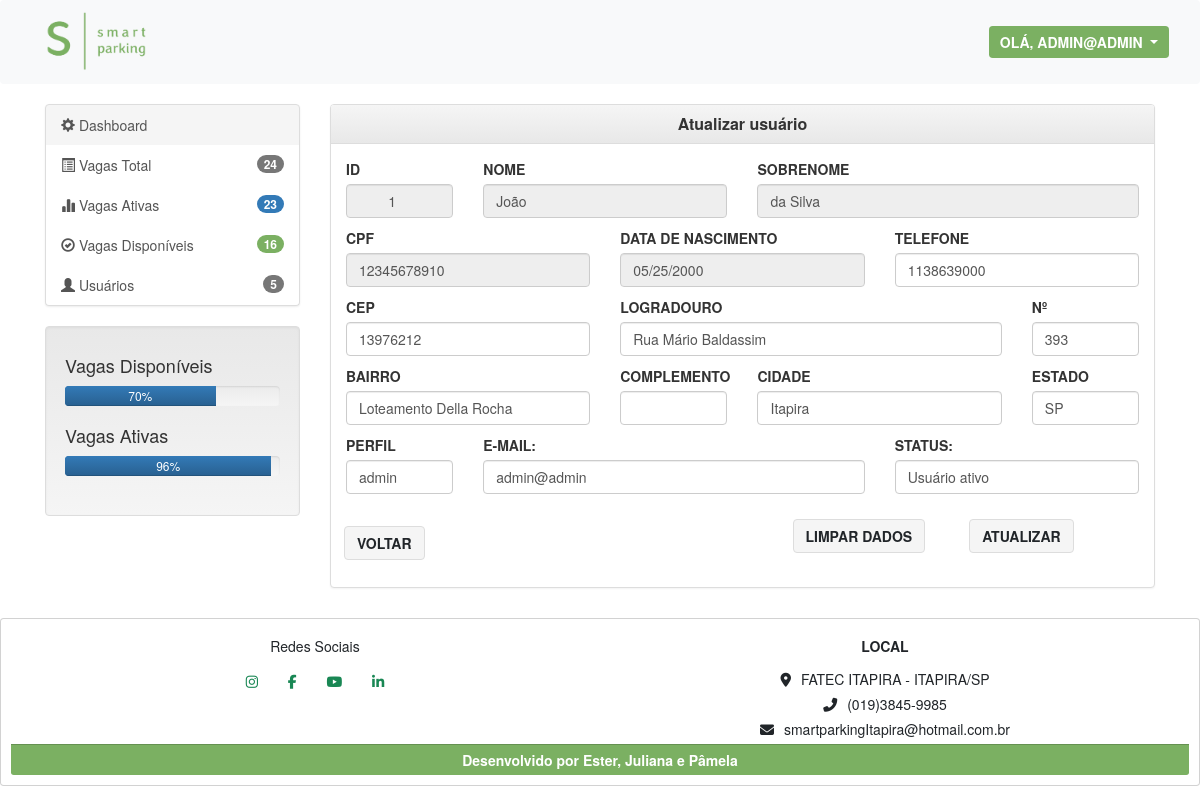
The page /usuario-atualizar.php?perfil_id=1 (signed in) on the database its author committed.
### tables this page shows
CREATE TABLE `perfil` (
  `perfil_id` int(11) NOT NULL,
  `perfil_nome` varchar(40) NOT NULL,
  `perfil_sobrenome` varchar(40) NOT NULL,
  `perfil_cpf` varchar(11) NOT NULL,
  `perfil_data` date NOT NULL,
  `perfil_telefone` varchar(15) NOT NULL,
  `perfil_cep` varchar(9) NOT NULL,
  `perfil_logradouro` varchar(60) NOT NULL,
  `perfil_numero` int(11) NOT NULL,
  `perfil_bairro` varchar(30) NOT NULL,
  `perfil_complemento` varchar(15) NOT NULL,
  `perfil_municipio` varchar(30) NOT NULL,
  `perfil_estado` varchar(30) NOT NULL
);

### include/f_vaga-check.php (called while the page is built)
<?php
$conexao = new PDO('mysql:host=127.0.0.1;dbname=parking', 'root', '');
$countVagasQuery = "SELECT COUNT(*) AS total_vagas FROM vagas WHERE vaga_status = '0'";
$totalVagas = $conexao->query($countVagasQuery)->fetchColumn();
$countVagasTodosQuery = "SELECT COUNT(vaga_status) AS total_vagas FROM vagas";
$vagas = $conexao->query($countVagasTodosQuery)->fetchColumn();
$countCarrosQuery = "SELECT COUNT(*) AS total_carros FROM movimentacoes WHERE mov_status = '1'";
$totalCarros = $conexao->query($countCarrosQuery)->fetchColumn();
$vagasDisponiveis = $totalVagas - $totalCarros;
$percentVagasTotal = number_format((($totalVagas/$vagas)*100),0);
$percentVagasAtivas = number_format((($vagasDisponiveis/$totalVagas)*100),0);
$countUsuariosTodosQuery = "SELECT COUNT(login_id) AS total_usuario FROM logins WHERE login_status = '0'";
$totalUsuarios = $conexao->query($countUsuariosTodosQuery)->fetchColumn();

### include/classes.php (called while the page is built, shortened)
<?php
class Perfil{
    public $perfil_id;
    public function __construct($perfil_id = false)
	{
		if ($perfil_id){
            $this->perfil_id = $perfil_id;
            $this->perfil_carregar();
        }
    }
    public function perfil_carregar()
    {
        $sql = "SELECT perfil.*, logins.login_email, logins.login_status, logins.login_perfil
                FROM perfil
                JOIN logins ON perfil.perfil_id = logins.login_id
                WHERE perfil.perfil_id = :perfil_id";
        $conexao = new PDO('mysql:host=127.0.0.1;dbname=parking', 'root', '');
        $consulta = $conexao->prepare($sql);
        $consulta->bindParam(':perfil_id', $this->perfil_id);
        $consulta->execute();
        $linha = $consulta->fetch(PDO::FETCH_ASSOC);
        $this->perfil_id = $linha['perfil_id'];
        $this->perfil_nome = $linha['perfil_nome'];
        $this->perfil_sobrenome = $linha['perfil_sobrenome'];
        $this->perfil_cpf = $linha['perfil_cpf'];
        $this->perfil_data = $linha['perfil_data'];
        $this->perfil_telefone = $linha['perfil_telefone'];
        $this->perfil_cep = $linha['perfil_cep'];
        $this->perfil_logradouro = $linha['perfil_logradouro'];
        $this->perfil_numero = $linha['perfil_numero'];
        $this->perfil_complemento = $linha['perfil_complemento'];
        $this->perfil_bairro = $linha['perfil_bairro'];
        $this->perfil_municipio = $linha['perfil_municipio'];
        $this->perfil_estado = $linha['perfil_estado'];
        $this->login_email = $linha['login_email'];
        $this->login_status = $linha['login_status'];
        $this->login_perfil = $linha['login_perfil'];
    }
}

### usuario-atualizar.php (the view, shortened to what this page needs)
<?php
require_once "include/classes.php";
$perfil_id = $_GET['perfil_id'];
$perfil = new Perfil($perfil_id);
require_once "include/f_vaga-check.php";
?>
<!DOCTYPE html>
<html lang="PT-BR">
<head>
    <link href="include/vagas-dash.css" rel="stylesheet">
    <link href="https://cdn.jsdelivr.net/npm/bootstrap@5.3.0-alpha3/dist/css/bootstrap.min.css" rel="stylesheet">
    <link rel="stylesheet" href="https://cdn.jsdelivr.net/npm/bootstrap@5.3.0-alpha3/dist/css/bootstrap.min.css">
    <link rel="stylesheet" href="https://unpkg.com/bootstrap-table@1.21.2/dist/bootstrap-table.min.css">
    <link rel="stylesheet" href="https://cdn.jsdelivr.net/npm/bootstrap@3.3.7/dist/css/bootstrap.min.css">
    <link rel="stylesheet" href="https://cdn.jsdelivr.net/npm/bootstrap@3.3.7/dist/css/bootstrap-theme.min.css">
</head>
</body>
        <?php
        require_once('include/header2.php');
        ?>
                <section id="main">
                    <div class="container">
                        <div class="row">
                            <div class="col-md-3">
                                <div class="list-group">
                                    <a href="home.php" class="list-group-item" style="background-color: #f5f5f5; border-color: #ddd;" ><span class="glyphicon glyphicon-cog" aria-hidden="true" ></span> Dashboard</a>
                                    <a href="home.php" class="list-group-item"><span class="glyphicon glyphicon-list-alt" aria-hidden="true"></span> Vagas Total <span class="badge"><?php echo $vagas ?> </span></a>
                                    <a href="home.php" class="list-group-item"><span class="glyphicon glyphicon-stats" aria-hidden="true"></span> Vagas Ativas <span class="badge" style="background: #337ab7;"><?php echo $totalVagas ?> </span></a>
                                    <a href="home.php" class="list-group-item"><span class="glyphicon glyphicon-ok-circle" aria-hidden="true"></span> Vagas Disponíveis <span class="badge" style="background: #7BB062;"><?php echo $vagasDisponiveis ?></span></a>
                                    <a href="home.php" class="list-group-item"><span class="glyphicon glyphicon-user" aria-hidden="true"></span> Usuários <span class="badge" ><?php echo $totalUsuarios ?></span></a>
                                </div>
                                <div class="well" style="background-color: #f5f5f5; border-color: #ddd;">
                                    <h4>Vagas Disponíveis</h4>
                                    <div class="progress">
                                        <div class="progress-bar" role="progressbar" aria-valuenow="<?php echo $percentVagasAtivas ?>%" aria-valuemin="0" aria-valuemax="100" style="width: <?php echo $percentVagasAtivas ?>%;"> <?php echo $percentVagasAtivas ?>%
                                        </div>
                                    </div>
                                    <h4>Vagas Ativas</h4>
                                    <div class="progress">
                                        <div class="progress-bar" role="progressbar" aria-valuenow="<?php echo $percentVagasTotal ?>%" aria-valuemin="0" aria-valuemax="100" style="width: <?php echo $percentVagasTotal ?>%;"> <?php echo $percentVagasTotal ?>%
                                        </div>
                                    </div>
                                </div>
                            </div>
                            <div class="col-md-9">
                                <div class="panel panel-default">
                                    <div class="panel-heading" style="background-color: #f5f5f5; border-color: #ddd;">
                                        <h4 class="panel-title text-center"><b>Atualizar usuário</b></h4>
                                    </div>
                                    <div class="panel-body">
                                        <form class="" method="POST" action="include/f_perfil-atualiza.php">
                                            <div class="row">
                                                <div class="col-md-2 mb-3">
                                                    <label for="perfil_id" class="form-label text-uppercase fw-bold">ID</label>
                                                    <input type="number" class="form-control text-center" id="perfil_id" name="perfil_id" value="<?= $perfil->perfil_id?>" readonly>
                                                </div>
                                                <div class="col-md-4 mb-3">
                                                    <label for="perfil_nome" class="form-label text-uppercase fw-bold">Nome</label>
                                                    <input type="text" class="form-control" id="perfil_nome" name="perfil_nome" value="<?= $perfil->perfil_nome ?>" readonly>
                                                </div>
                                                <div class="col-md-6 mb-3">
                                                    <label for="perfil_sobrenome" class="form-label text-uppercase fw-bold">Sobrenome</label>
                                                    <input type="text" class="form-control" id="perfil_sobrenome" name="perfil_sobrenome" value="<?= $perfil->perfil_sobrenome ?>" readonly>
                                                </div>
                                            </div>
                                            <div class="row">
                                                <div class="col-md-4 mb-3">
                                                    <label for="perfil_cpf" class="form-label text-uppercase fw-bold">CPF</label>
                                                    <input type="number" class="form-control" id="perfil_cpf" name="perfil_cpf" value="<?= $perfil->perfil_cpf ?>" readonly>
                                                </div>
                                                <div class="col-md-4 mb-3">
                                                    <label for="perfil_data" class="form-label text-uppercase fw-bold">Data de Nascimento</label>
                                                    <input type="date" class="form-control" id="perfil_data" name="perfil_data" value="<?= $perfil->perfil_data ?>" readonly>
                                                </div>
                                                <div class="col-md-4 mb-3">
                                                    <label for="perfil_data" class="form-label text-uppercase fw-bold">Telefone</label>
                                                    <input type="tel" class="form-control" id="perfil_telefone" name="perfil_telefone" onkeyup="handlePhone(event)" value="<?=$perfil->perfil_telefone ?>" >
                                                </div>
                                            </div>
                                            <div class="row">
                                                <div class="col-md-4 mb-3">
                                                    <label for="perfil_cep" class="form-label text-uppercase fw-bold">CEP</label>
                                                    <input type="text" class="form-control" id="perfil_cep" name="perfil_cep" value="<?= $perfil->perfil_cep ?>" required onblur="pesquisacep(this.value)">
                                                </div>
                                                <div class="col-md-6 mb-3">
                                                    <label for="perfil_logradouro" class="form-label text-uppercase fw-bold">Logradouro</label>
                                                    <input type="text" class="form-control" id="perfil_logradouro" name="perfil_logradouro" value="<?= $perfil->perfil_logradouro ?>">
                                                </div>
                                                <div class="col-md-2 mb-3">
                                                    <label for="perfil_numero" class="form-label text-uppercase fw-bold">Nº</label>
                                                    <input type="text" class="form-control" id="perfil_numero" name="perfil_numero" value="<?= $perfil->perfil_numero ?>">
                                                </div>
                                            </div>
                                            <div class="row">
                                                <div class="col-md-4 mb-3">
                                                    <label for="perfil_bairro" class="form-label text-uppercase fw-bold">Bairro</label>
                                                    <input type="text" class="form-control" id="perfil_bairro" name="perfil_bairro" value="<?= $perfil->perfil_bairro ?>">
                                                </div>
                                                <div class="col-md-2 mb-3">
                                                    <label for="perfil_complemento" class="form-label text-uppercase fw-bold">Complemento</label>
                                                    <input type="text" class="form-control" id="perfil_complemento" name="perfil_complemento" value="<?= $perfil->perfil_complemento ?>">
                                                </div>
                                                <div class="col-md-4 mb-3">
                                                    <label for="perfil_municipio" class="form-label text-uppercase fw-bold">Cidade</label>
                                                    <input type="text" class="form-control" id="perfil_municipio" name="perfil_municipio" value="<?= $perfil->perfil_municipio ?>">
                                                </div>
                                                <div class="col-md-2 mb-3">
                                                    <label for="perfil_estado" class="form-label text-uppercase fw-bold">Estado</label>
                                                    <input type="text" class="form-control" id="perfil_estado" name="perfil_estado" value="<?= $perfil->perfil_estado ?>">
                                                </div>
                                            </div>
                                            <div class="row">
                                                <div class="col-md-2 mb-3">
                                                    <label for="login_perfil" class="form-label text-uppercase fw-bold">Perfil</label>
                                                    <select class="form-control" id="login_perfil" name="login_perfil" required>
                                                        <option value="admin" <?= ($perfil->login_perfil == "admin") ? "selected" : "" ?>>admin</option>
                                                    </select>
                                                </div>
                                                <div class="col-md-6 mb-3">
                                                    <label for="perfil_email" class="form-label text-uppercase fw-bold">E-mail:</label>
                                                    <input type="email" class="form-control" id="login_email" name="login_email" value="<?= $perfil->login_email ?>"required>
                                                </div>
                                                <div class="col-md-4 mb-3">
                                                    <label for="login_status" class="form-label text-uppercase fw-bold">Status:</label>
                                                    <select class="form-control" id="login_status" name="login_status" required>
                                                        <option value="0" <?= $perfil->login_status == 0 ? 'selected' : ''; ?>>Usuário ativo</option>
                                                    </select>
                                                </div>
                                            </div>
                                            </div>
                                            <div class="row mb-3">
                                                <div class="col-md-6 mb-3">
                                                    <button type="submit" class="btn"><a class="btn btnVoltar text-uppercase fw-bold" style="background-color: #f5f5f5; border-color: #ddd;"href="usuario-visualizar.php">Voltar</a></button>
                                                </div>
                                                <div class="col-md-6 mb-3">
                                                    <button type="reset" class="btn text-uppercase fw-bold" style="background-color: #f5f5f5; border-color: #ddd; margin-left: 35px">Limpar dados</button>
                                                    <button type="submit" class="btn text-uppercase fw-bold" style="background-color: #f5f5f5; border-color: #ddd; margin-left: 40px">Atualizar</button>
                                                </div>
                                            </div>
                                    </div>
                                </div>
                            </div>
                        </div>
                </section>
    <footer>
    <?php
      require_once('include/footer.php');
      ?>
    </footer>
</body>
</html>

### rows shown on the page
perfil: perfil_id "1", perfil_nome "João", perfil_sobrenome "da Silva", perfil_cpf "12345678910", perfil_data "05/25/2000", perfil_telefone "1138639000", perfil_cep "13976212", perfil_logradouro "Rua Mário Baldassim", perfil_numero "393", perfil_bairro "Loteamento Della Rocha", perfil_municipio "Itapira", perfil_estado "SP", login_email "admin@admin"

### other values the page prints
$_SESSION['usuario_logado'] "ADMIN@ADMIN"
$vagas "24"
$totalVagas "23"
$vagasDisponiveis "16"
$totalUsuarios "5"
$percentVagasAtivas "70"
$percentVagasTotal "96"
